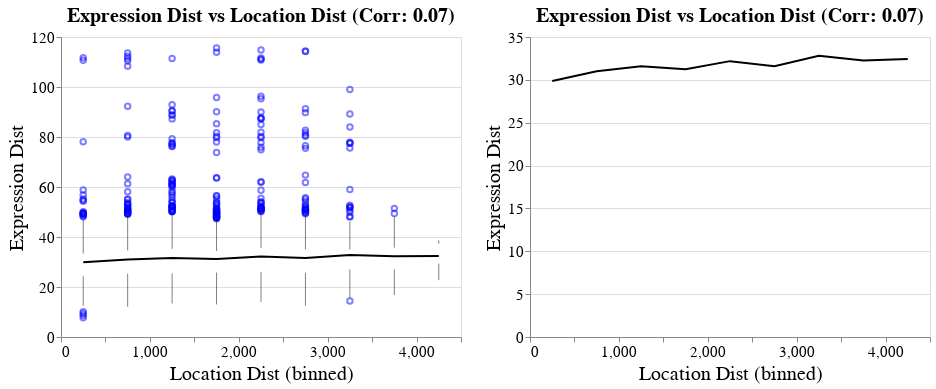

Notebook source saved alongside this figure:
### Markdown cell above
## Only Smoothness Assumption and Microenvironments

- So far we see there are expression niches in the tissue (kmeans of pca representation).

- Having the expression per location here (the desired output), we can test the smoothness assumption assuming preservation of physical and expression distances. 

- Looking at the distance and cost comparisons as well as the microenvironments above, we see the assumption holds for small physical distances. 

- Therefore, we test here two options of reconstruction, accounting for all physical distances, or prior knowing  expression similarity exists in niches and thus we threshold the location cost matrix.

### Code cell
# look at exp dists - loc dists

dist_locs = pdist(locations)
dist_exp = pdist(df_dge_chosen)

df_dists = pd.DataFrame({'Location Dist': dist_locs,
                        'Expression Dist': dist_exp})

tit = 'Expression Dist vs Location Dist (Corr: %.02f)' % np.corrcoef(dist_locs, dist_exp) [0,1]

base = alt.Chart(alt.sample(df_dists, n=max_pts), title=tit)

bin_x = alt.X('Location Dist:Q', bin=True)
band = base.mark_errorband(extent="iqr").encode(x=bin_x, y='Expression Dist:Q', 
                                   color=alt.value('blue'), opacity=alt.value(0.5))
box = base.mark_boxplot().encode(x=bin_x, y='Expression Dist:Q', 
                                   color=alt.value('blue'), opacity=alt.value(0.5))

means = base.mark_line().encode(x=bin_x, y='mean(Expression Dist)', color=alt.value('black'))

to_paper(box + means | band + means)

### Figure 1 — Vega-Lite specification as saved in the notebook (floating-point values rounded to 4 significant figures; data arrays with more than 128 entries replaced by an {"elided": "..."} marker saying what was removed)
{"config": {"view": {"continuousWidth": 400, "continuousHeight": 300}, "axis": {"labelFontSize": 15, "titleFontSize": 20, "titleFontWeight": "normal"}, "legend": {"labelFontSize": 15, "titleFontSize": 15}, "title": {"fontSize": 20}}, "hconcat": [{"layer": [{"mark": "boxplot", "encoding": {"color": {"value": "blue"}, "opacity": {"value": 0.5}, "x": {"type": "quantitative", "bin": true, "field": "Location Dist"}, "y": {"type": "quantitative", "field": "Expression Dist"}}, "title": "Expression Dist vs Location Dist (Corr: 0.07)"}, {"mark": "line", "encoding": {"color": {"value": "black"}, "x": {"type": "quantitative", "bin": true, "field": "Location Dist"}, "y": {"type": "quantitative", "aggregate": "mean", "field": "Expression Dist"}}, "title": "Expression Dist vs Location Dist (Corr: 0.07)"}]}, {"layer": [{"mark": {"type": "errorband", "extent": "iqr"}, "encoding": {"color": {"value": "blue"}, "opacity": {"value": 0.5}, "x": {"type": "quantitative", "bin": true, "field": "Location Dist"}, "y": {"type": "quantitative", "field": "Expression Dist"}}, "title": "Expression Dist vs Location Dist (Corr: 0.07)"}, {"mark": "line", "encoding": {"color": {"value": "black"}, "x": {"type": "quantitative", "bin": true, "field": "Location Dist"}, "y": {"type": "quantitative", "aggregate": "mean", "field": "Expression Dist"}}, "title": "Expression Dist vs Location Dist (Corr: 0.07)"}]}], "data": {"name": "data-8941a7f73ed5b706a751d7b54514c5b6"}, "$schema": "https://vega.github.io/schema/vega-lite/v4.8.1.json", "datasets": {"data-8941a7f73ed5b706a751d7b54514c5b6": {"elided": "5000 records"}}}
